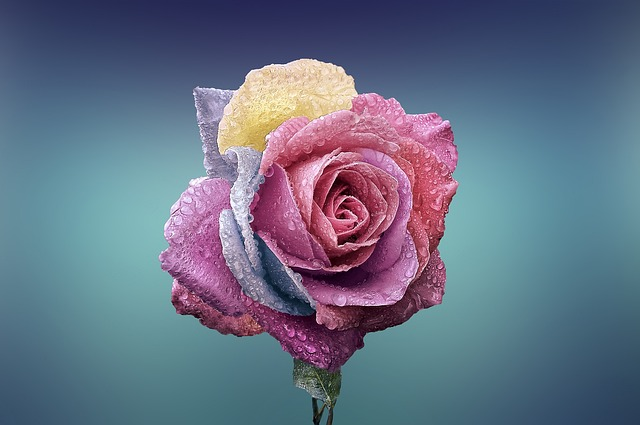
#> input picture Task-1/flower.jpg, 640 x 425 px
$ python mask.py
#> lines starting #> are read from the running program, lines starting #| are printed output that depends on the picture; after the words box and inside, x2 and y2 are one past the last pixel; in counts of white or black regions, pixels touching at a corner belong together
import cv2 as cv
import numpy as np

img = cv.imread('flower.jpg')
#> img is the input picture: shape (425, 640, 3); mean B, G, R 132.8, 112.1, 101
cv.imshow('Flower', img)

blank = np.zeros(img.shape[:2], dtype='uint8')
cv.imshow('Blank Image', blank)

circle = cv.circle(blank.copy(), (img.shape[1]//2 + 45,img.shape[0]//2), 100, 255, -1)

rectangle = cv.rectangle(blank.copy(), (30,30), (370,370), 255, -1)

weird_shape = cv.bitwise_and(circle,rectangle)
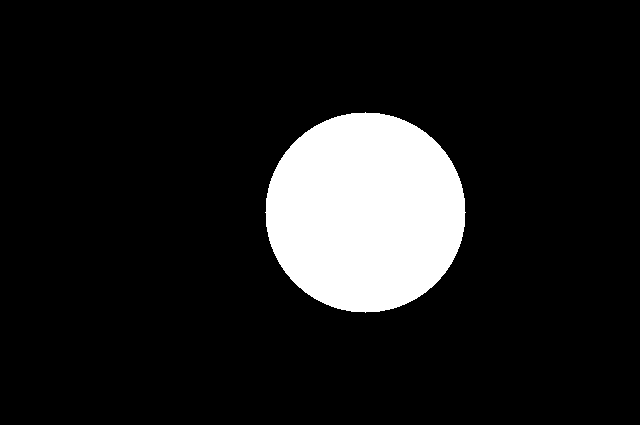
#> circle: shape (425, 640); 11.6% white; 1 white region, box (x1, y1, x2, y2) and area: (265, 112, 466, 313) 31417
cv.imshow('Weird Shape', weird_shape)
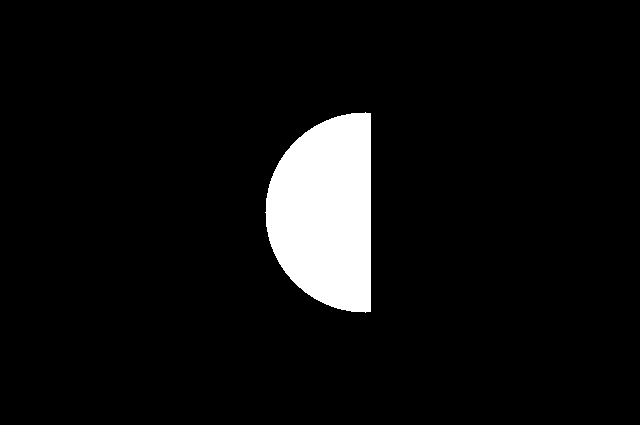
#> window 'Weird Shape': shape (425, 640); 6.2% white; 1 white region, box (x1, y1, x2, y2) and area: (265, 112, 371, 313) 16804

masked = cv.bitwise_and(img,img,mask=weird_shape)
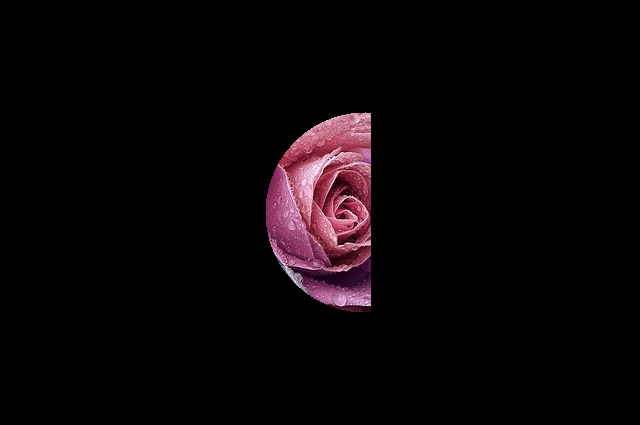
#> masked: shape (425, 640, 3); mean B, G, R 6.7, 4.9, 9.5
cv.imshow('Weird Shaped Masked Image', masked)

cv.waitKey(0)
